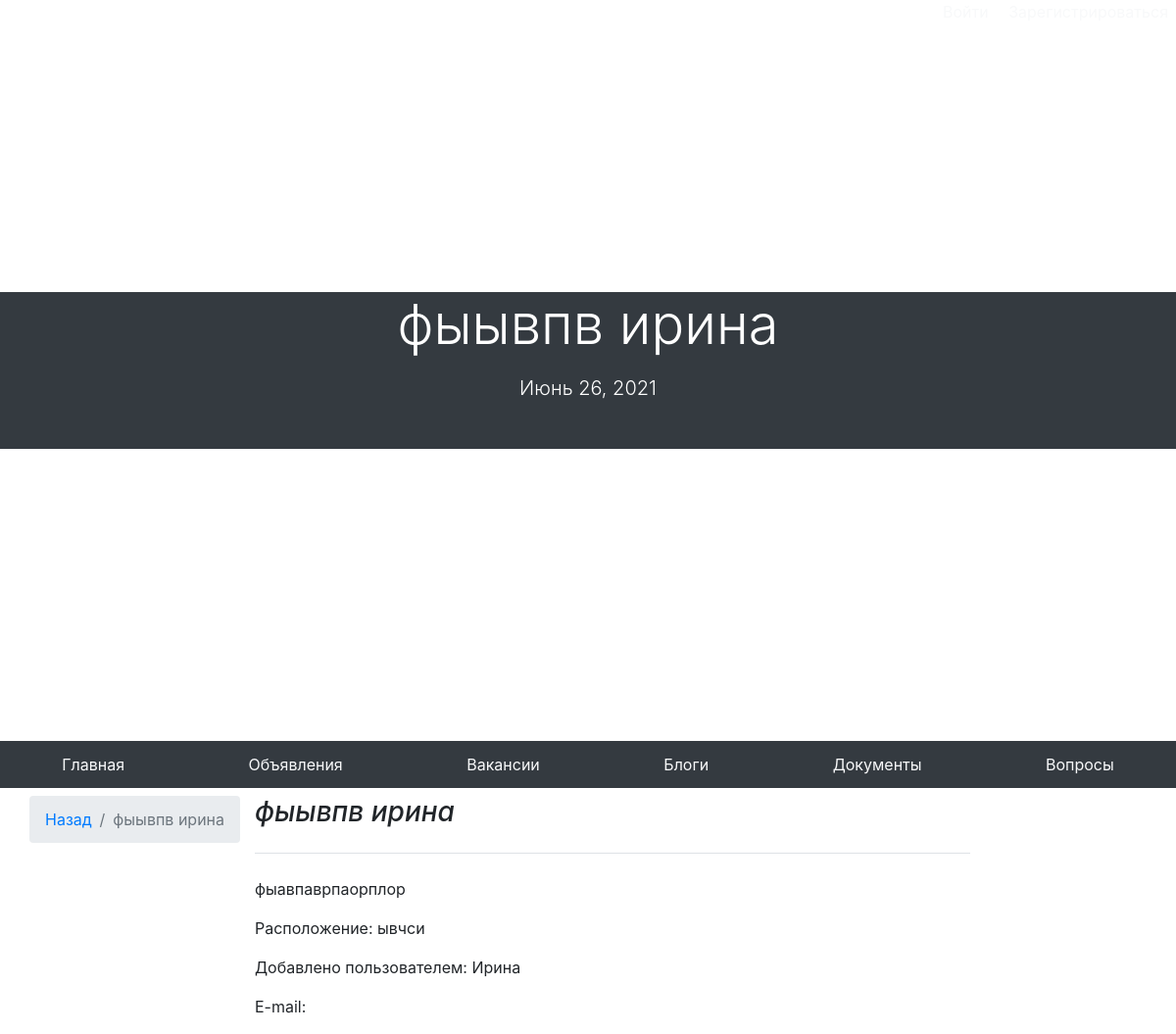
The app's page /ads/11 with its own data.
### ad/models.py (models this page shows, shortened)
class Ad(models.Model):
    id_ad = models.AutoField(primary_key=True, blank=True)
    author = models.ForeignKey(User, on_delete=models.SET_NULL, null=True, blank=True)
    title = models.CharField('Название объявления', max_length=50)
    description = models.TextField('Описание объявления')
    price = models.IntegerField('Цена')
    geo = models.TextField('Местоположение')
    date = models.DateField('Дата публикации', auto_now_add=True)
    status = models.BooleanField('Продано', default=False)
    class Meta:
        verbose_name = "Объявление"
        verbose_name_plural = "Объявления"

### ad/views.py (the view)
# urls.py: path('<id_ad>', views.detail, name='ad_detail'),
def detail(request, id_ad):
    context ={}
    ad = Ad.objects.get(id_ad=id_ad)
    form = AdForm(request.POST or None)
    if form.is_valid():
        ad_update = form.save(commit=False)
        ad_update.author = request.user
        ad_update.save()
    if request.method =="POST":
        ad.delete()
        return HttpResponseRedirect("/ads")
    context['form']= form
    context['ad']= ad
    return render(request, 'ad/detail.html', context)

### ad/templates/ad/detail.html (shortened to what this page needs)
{% extends 'main/base.html' %}
{% block name %}{{ad.title}}{% endblock %}
{% block description %}{{ad.date}}{% endblock %}
{% block content %}
<nav aria-label="breadcrumb">
  <ol class="breadcrumb">
    <li class="breadcrumb-item"><a href="{% url 'ads_index' %}">Назад</a></li>
    <li class="breadcrumb-item active" aria-current="page">{{ad.title}}</li>
  </ol>
</nav>
<div class="col-md-8 blog-main">
      <h3 class="pb-4 mb-4 font-italic border-bottom">
        {{ad.title}}
      </h3>
      <div class="blog-post">
        <p>{{ad.description}}</p>
          <p>Расположение: {{ad.geo}}</p>
          <p>Добавлено пользователем: {{ad.author.username}}</p>
          <p>E-mail: {{ad.author.email}}</p>
      </div>
    </div>
{% endblock %}

### main/templates/main/base.html (style rules this page uses)
html { overflow-x: hidden; }

### records on screen
Ad: title "фыывпв ирина", date "Июнь 26, 2021", description "фыавпаврпаорплор", geo "ывчси", author.username "Ирина"
